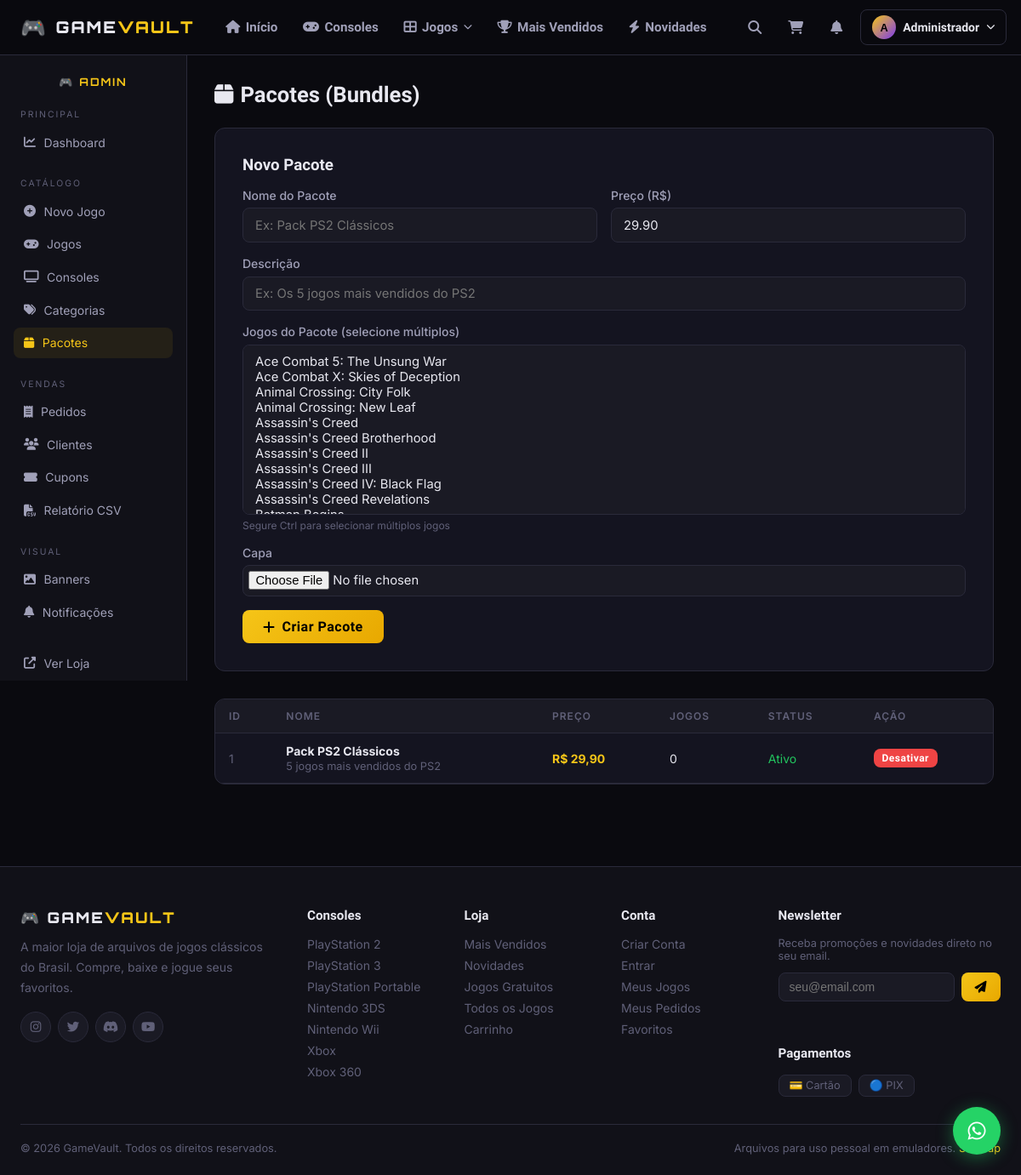
Screenshot of /admin/bundles (signed in) with the database file from the repository.
### tables this page shows
CREATE TABLE users (
        id INTEGER PRIMARY KEY AUTOINCREMENT,
        name TEXT NOT NULL,
        email TEXT UNIQUE NOT NULL,
        password_hash TEXT NOT NULL,
        avatar TEXT DEFAULT '',
        is_admin INTEGER DEFAULT 0,
        points INTEGER DEFAULT 0,
        newsletter INTEGER DEFAULT 1,
        created_at TEXT DEFAULT (datetime('now')),
        last_login TEXT
    );

CREATE TABLE bundles (
        id INTEGER PRIMARY KEY AUTOINCREMENT,
        name TEXT NOT NULL,
        description TEXT DEFAULT '',
        price REAL NOT NULL,
        cover TEXT DEFAULT '',
        active INTEGER DEFAULT 1,
        created_at TEXT DEFAULT (datetime('now'))
    );

CREATE TABLE consoles (
        id INTEGER PRIMARY KEY AUTOINCREMENT,
        name TEXT UNIQUE NOT NULL,
        slug TEXT UNIQUE NOT NULL,
        banner TEXT DEFAULT '',
        icon TEXT DEFAULT '',
        sort_order INTEGER DEFAULT 0,
        active INTEGER DEFAULT 1
    );

### app.py (the view, shortened to what this page needs)
@app.route('/admin/bundles', methods=['GET','POST'])
@admin_required
def admin_bundles():
    db = get_db()
    bundles = db.execute("SELECT b.*, COUNT(bg.game_id) as game_count FROM bundles b LEFT JOIN bundle_games bg ON bg.bundle_id=b.id GROUP BY b.id ORDER BY b.created_at DESC").fetchall()
    games = db.execute("SELECT id, title, console_id FROM games WHERE is_active=1 ORDER BY title").fetchall()
    return render_template('admin/bundles.html', bundles=bundles, games=games)

### app.py (called while the page is built)
def get_db():
    if 'db' not in g:
        g.db = sqlite3.connect(DB_PATH)
        g.db.row_factory = sqlite3.Row
        g.db.execute("PRAGMA journal_mode=WAL")
        g.db.execute("PRAGMA foreign_keys=ON")
    return g.db

def admin_required(f):
    @wraps(f)
    def decorated(*args, **kwargs):
        if 'user_id' not in session:
            return redirect(url_for('login'))
        db = get_db()
        user = db.execute("SELECT is_admin FROM users WHERE id=?", (session['user_id'],)).fetchone()
        if not user or not user['is_admin']:
            abort(403)
        return f(*args, **kwargs)
    return decorated

def current_user():
    if 'user_id' not in session:
        return None
    return get_db().execute("SELECT * FROM users WHERE id=?", (session['user_id'],)).fetchone()

@app.context_processor
def inject_globals():
    db = get_db()
    consoles = db.execute("SELECT * FROM consoles WHERE active=1 ORDER BY sort_order").fetchall()
    user = current_user()
    notif_count = 0
    cart = session.get('cart', [])
    if user:
        notif_count = db.execute(
            "SELECT COUNT(*) FROM notifications WHERE user_id=? AND read=0",
            (user['id'],)
        ).fetchone()[0]
    return dict(
        consoles=consoles,
        current_user=user,
        notif_count=notif_count,
        cart_count=len(cart),
        now=datetime.datetime.now()
    )

### templates/admin/bundles.html (shortened to what this page needs)
{% extends "base.html" %}
{% block content %}
<div class="admin-layout">
  {% include "admin/sidebar.html" %}
  <div class="admin-content">
    <div class="admin-page-title"><i class="fas fa-box"></i> Pacotes (Bundles)</div>
    <div class="form-card form-card-wide" style="margin-bottom:2rem">
      <h3 style="font-family:var(--font-heading);font-weight:700;margin-bottom:1rem">Novo Pacote</h3>
      <form method="post" enctype="multipart/form-data">
        <div class="form-row">
          <div class="form-group"><label class="form-label">Nome do Pacote</label><input type="text" name="name" class="form-input" required placeholder="Ex: Pack PS2 Clássicos"></div>
          <div class="form-group"><label class="form-label">Preço (R$)</label><input type="number" name="price" class="form-input" step="0.01" min="0" value="29.90" required></div>
        </div>
        <div class="form-group"><label class="form-label">Descrição</label><input type="text" name="description" class="form-input" placeholder="Ex: Os 5 jogos mais vendidos do PS2"></div>
        <div class="form-group">
          <label class="form-label">Jogos do Pacote (selecione múltiplos)</label>
          <select name="game_ids" multiple class="form-select" style="height:200px">
            {% for g in games %}
            <option value="{{ g.id }}">{{ g.title }}</option>
            {% endfor %}
          </select>
          <p class="form-hint">Segure Ctrl para selecionar múltiplos jogos</p>
        </div>
        <div class="form-group"><label class="form-label">Capa</label><input type="file" name="cover" accept="image/*" class="form-input" style="padding:0.4rem"></div>
        <button type="submit" class="btn btn-gold"><i class="fas fa-plus"></i> Criar Pacote</button>
      </form>
    </div>
    <div class="admin-table-wrap">
      <table class="admin-table">
        <thead><tr><th>ID</th><th>Nome</th><th>Preço</th><th>Jogos</th><th>Status</th><th>Ação</th></tr></thead>
        <tbody>
          {% for b in bundles %}
          <tr>
            <td style="color:var(--text3)">{{ b.id }}</td>
            <td><strong>{{ b.name }}</strong><br><span style="font-size:0.8rem;color:var(--text3)">{{ b.description }}</span></td>
            <td style="color:var(--gold);font-weight:700">R$ {{ '%.2f'|format(b.price)|replace('.',',') }}</td>
            <td>{{ b.game_count }}</td>
            <td><span style="color:{% if b.active %}var(--success){% else %}var(--error){% endif %}">{% if b.active %}Ativo{% else %}Inativo{% endif %}</span></td>
            <td>
              <form method="post" style="display:inline">
                <button type="submit" class="btn btn-{% if b.active %}danger{% else %}success{% endif %} btn-xs">
                  {% if b.active %}Desativar{% else %}Ativar{% endif %}
                </button>
              </form>
            </td>
          </tr>
          {% else %}
          <tr><td colspan="6" style="text-align:center;color:var(--text3)">Nenhum pacote.</td></tr>
          {% endfor %}
        </tbody>
      </table>
    </div>
  </div>
</div>
{% endblock %}

### templates/base.html (shortened to what this page needs)
<!DOCTYPE html>
<html lang="pt-BR" data-theme="dark">
<head>
<link rel="stylesheet" href="https://cdnjs.cloudflare.com/ajax/libs/font-awesome/6.5.0/css/all.min.css">
<link rel="stylesheet" href="{{ url_for('static', filename='css/style.css') }}">
</head>
<body class="{% block body_class %}{% endblock %}">
<nav class="navbar" id="navbar">
  <div class="nav-container">
    <a href="{{ url_for('index') }}" class="nav-logo">
      <span class="logo-icon">🎮</span>
      <span class="logo-text">GAME<span class="logo-gold">VAULT</span></span>
    </a>
    <div class="nav-links" id="navLinks">
      <a href="{{ url_for('index') }}" class="nav-link {% if request.endpoint=='index' %}active{% endif %}">
        <i class="fas fa-home"></i> Início
      </a>
      <a href="{{ url_for('consoles_page') }}" class="nav-link {% if request.endpoint=='consoles_page' %}active{% endif %}">
        <i class="fas fa-gamepad"></i> Consoles
      </a>
      <div class="nav-dropdown">
        <span class="nav-link has-dropdown">
          <i class="fas fa-th-large"></i> Jogos <i class="fas fa-chevron-down tiny"></i>
        </span>
      </div>
      <a href="{{ url_for('bestsellers') }}" class="nav-link {% if request.endpoint=='bestsellers' %}active{% endif %}">
        <i class="fas fa-trophy"></i> Mais Vendidos
      </a>
      <a href="{{ url_for('novidades') }}" class="nav-link {% if request.endpoint=='novidades' %}active{% endif %}">
        <i class="fas fa-bolt"></i> Novidades
      </a>
    </div>
    <div class="nav-actions">
      <button class="nav-icon-btn" id="searchToggle" title="Buscar">
        <i class="fas fa-search"></i>
      </button>
      <a href="{{ url_for('cart') }}" class="nav-icon-btn cart-btn" title="Carrinho">
        <i class="fas fa-shopping-cart"></i>
      </a>
      {% if current_user %}
      <div class="nav-notif" id="notifDropdown">
        <button class="nav-icon-btn notif-btn" title="Notificações">
          <i class="fas fa-bell"></i>
        </button>
      </div>
      <div class="nav-user">
        <button class="nav-user-btn">
          {% if current_user.avatar %}
          <img src="{{ url_for('static', filename='uploads/avatars/'+current_user.avatar) }}" alt="Avatar" class="user-avatar-small">
          {% else %}
          <div class="user-initials">{{ current_user.name[0].upper() }}</div>
          {% endif %}
          <span class="user-name-short">{{ current_user.name.split()[0] }}</span>
          <i class="fas fa-chevron-down tiny"></i>
        </button>
      </div>
      {% else %}
      <a href="{{ url_for('login') }}" class="btn btn-outline btn-sm">Entrar</a>
      <a href="{{ url_for('register') }}" class="btn btn-gold btn-sm">Cadastrar</a>
      {% endif %}
      <button class="nav-icon-btn theme-toggle" id="themeToggle" title="Alternar tema">
      </button>
    </div>
  </div>
</nav>
<main id="main-content">
  {% block content %}{% endblock %}
</main>
<footer class="footer">
  <div class="footer-container">
    <div class="footer-grid">
      <div class="footer-brand">
        <div class="footer-logo">🎮 GAME<span>VAULT</span></div>
        <p>A maior loja de arquivos de jogos clássicos do Brasil. Compre, baixe e jogue seus favoritos.</p>
        <div class="footer-social">
          <a href="#" class="social-btn"><i class="fab fa-instagram"></i></a>
          <a href="#" class="social-btn"><i class="fab fa-twitter"></i></a>
          <a href="#" class="social-btn"><i class="fab fa-discord"></i></a>
          <a href="#" class="social-btn"><i class="fab fa-youtube"></i></a>
        </div>
      </div>
      <div class="footer-col">
        <h4>Consoles</h4>
        {% for console in consoles %}
        <a href="{{ url_for('console_page', slug=console.slug) }}">{{ console.name }}</a>
        {% endfor %}
      </div>
      <div class="footer-col">
        <h4>Loja</h4>
        <a href="{{ url_for('bestsellers') }}">Mais Vendidos</a>
        <a href="{{ url_for('novidades') }}">Novidades</a>
        <a href="{{ url_for('free_games') }}">Jogos Gratuitos</a>
        <a href="{{ url_for('all_games') }}">Todos os Jogos</a>
        <a href="{{ url_for('cart') }}">Carrinho</a>
      </div>
      <div class="footer-col">
        <h4>Conta</h4>
        <a href="{{ url_for('register') }}">Criar Conta</a>
        <a href="{{ url_for('login') }}">Entrar</a>
        <a href="{{ url_for('my_account') }}">Meus Jogos</a>
        <a href="{{ url_for('my_account') }}#orders">Meus Pedidos</a>
        <a href="{{ url_for('my_account') }}#wishlist">Favoritos</a>
      </div>
      <div class="footer-col">
        <h4>Newsletter</h4>
        <p class="footer-newsletter-text">Receba promoções e novidades direto no seu email.</p>
        <form class="footer-newsletter" id="footerNewsletter">
          <input type="email" placeholder="seu@email.com" required id="newsletterEmail">
          <button type="submit" class="btn btn-gold btn-sm">
            <i class="fas fa-paper-plane"></i>
          </button>
        </form>
        <div id="newsletterMsg" class="newsletter-msg"></div>
        <h4 style="margin-top:1.5rem">Pagamentos</h4>
        <div class="payment-icons">
          <span class="pay-icon">💳 Cartão</span>
          <span class="pay-icon">🔵 PIX</span>
        </div>
      </div>
    </div>
    <div class="footer-bottom">
      <p>© {{ now.year }} GameVault. Todos os direitos reservados.</p>
      <p>Arquivos para uso pessoal em emuladores. <a href="{{ url_for('sitemap') }}">Sitemap</a></p>
    </div>
  </div>
</footer>
<a href="https://wa.me/5500000000000?text=Olá!%20Preciso%20de%20ajuda%20no%20GameVault"
   class="whatsapp-float" target="_blank" title="Suporte via WhatsApp">
  <i class="fab fa-whatsapp"></i>
</a>
</body>
</html>

### rows the page displays
users: name "A", name "Administrador"
bundles: id "1", name "Pack PS2 Clássicos", description "5 jogos mais vendidos do PS2", price "29,90", game_count "0", active "Ativo"
consoles: name "PlayStation 2"
consoles: name "PlayStation 3"
consoles: name "PlayStation Portable"
consoles: name "Nintendo 3DS"
consoles: name "Nintendo Wii"
consoles: name "Xbox"
consoles: name "Xbox 360"
